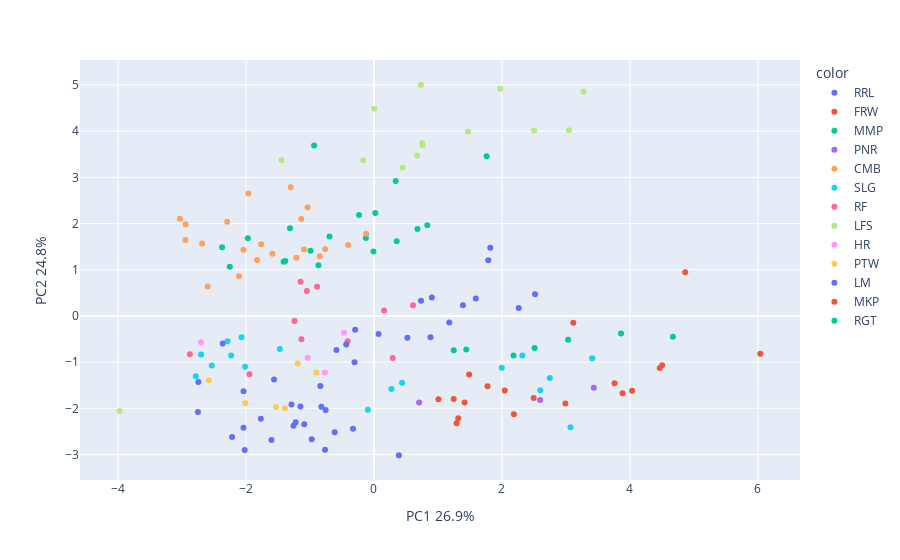

The code cell stored with this chart in its notebook:
### Markdown cell above
## By Site Soil Nutrient PCA

### Code cell
X = df[nutrients]

pca = PCA(n_components=2)
components = pca.fit_transform(X)

fig = px.scatter(components, x=0, y=1, color=df['site_id'])
fig.update_layout(
    xaxis_title="PC1 " + str(round(100*pca.explained_variance_ratio_[0], 1)) + '%',
    yaxis_title="PC2 " + str(round(100*pca.explained_variance_ratio_[1], 1)) + '%')
fig.show()

### Figure 1 — Plotly figure (JSON) as saved in the notebook; plotly's stock layout.template omitted (floating-point values rounded to 4 significant figures)
{"data": [{"hovertemplate": "color=RRL<br>0=%{x}<br>1=%{y}<extra></extra>", "legendgroup": "RRL", "marker": {"color": "#636efa", "symbol": "circle"}, "mode": "markers", "name": "RRL", "orientation": "v", "showlegend": true, "type": "scatter", "x": [0.389, -2.04, -1.259, -0.328, -2.218, -0.6139, -1.15, -1.289, -0.7645, -1.562, -0.7557, -2.752, -0.8386, -1.225, -2.021, -1.602, -1.09, -0.9735, -1.769], "xaxis": "x", "y": [-3.017, -2.419, -2.376, -2.444, -2.62, -2.517, -1.958, -1.917, -2.896, -1.374, -2.036, -2.08, -1.517, -2.303, -2.903, -2.688, -2.345, -2.667, -2.226], "yaxis": "y"}, {"hovertemplate": "color=FRW<br>0=%{x}<br>1=%{y}<extra></extra>", "legendgroup": "FRW", "marker": {"color": "#EF553B", "symbol": "circle"}, "mode": "markers", "name": "FRW", "orientation": "v", "showlegend": true, "type": "scatter", "x": [1.774, 1.416, 2.044, 2.496, 1.487, 2.992, 1.008, 1.246, 1.291, 1.317, 2.186], "xaxis": "x", "y": [-1.523, -1.874, -1.616, -1.777, -1.27, -1.894, -1.805, -1.797, -2.323, -2.213, -2.128], "yaxis": "y"}, {"hovertemplate": "color=MMP<br>0=%{x}<br>1=%{y}<extra></extra>", "legendgroup": "MMP", "marker": {"color": "#00cc96", "symbol": "circle"}, "mode": "markers", "name": "MMP", "orientation": "v", "showlegend": true, "type": "scatter", "x": [0.02065, -0.9363, 0.8326, -0.6952, -1.971, -0.127, 0.3393, -0.008228, -0.8685, -2.375, -1.313, -2.254, 0.6801, -0.2337, -1.412, -0.9918, 0.3547, -1.387, 1.761], "xaxis": "x", "y": [2.23, 3.691, 1.965, 1.723, 1.682, 1.689, 2.921, 1.394, 1.096, 1.488, 1.901, 1.063, 1.882, 2.185, 1.174, 1.414, 1.618, 1.188, 3.46], "yaxis": "y"}, {"hovertemplate": "color=PNR<br>0=%{x}<br>1=%{y}<extra></extra>", "legendgroup": "PNR", "marker": {"color": "#ab63fa", "symbol": "circle"}, "mode": "markers", "name": "PNR", "orientation": "v", "showlegend": true, "type": "scatter", "x": [2.598, 0.7055, 3.435], "xaxis": "x", "y": [-1.821, -1.877, -1.555], "yaxis": "y"}, {"hovertemplate": "color=CMB<br>0=%{x}<br>1=%{y}<extra></extra>", "legendgroup": "CMB", "marker": {"color": "#FFA15A", "symbol": "circle"}, "mode": "markers", "name": "CMB", "orientation": "v", "showlegend": true, "type": "scatter", "x": [-2.687, -1.964, -1.301, -2.946, -2.041, -2.109, -1.038, -0.7618, -1.212, -2.295, -1.137, -1.588, -0.122, -3.034, -0.4036, -1.094, -2.944, -0.8487, -1.828, -1.763, -2.6], "xaxis": "x", "y": [1.571, 2.653, 2.785, 1.645, 1.431, 0.8586, 2.35, 1.444, 1.258, 2.042, 2.098, 1.349, 1.777, 2.105, 1.534, 1.439, 1.987, 1.293, 1.211, 1.554, 0.64], "yaxis": "y"}, {"hovertemplate": "color=SLG<br>0=%{x}<br>1=%{y}<extra></extra>", "legendgroup": "SLG", "marker": {"color": "#19d3f3", "symbol": "circle"}, "mode": "markers", "name": "SLG", "orientation": "v", "showlegend": true, "type": "scatter", "x": [-2.785, 1.997, -2.233, 2.599, -2.071, -0.09528, -2.29, 3.41, -2.702, 0.4397, -2.536, 3.071, -2.014, 2.748, -1.472, 0.2727, 2.319], "xaxis": "x", "y": [-1.307, -1.123, -0.8579, -1.61, -0.4588, -2.032, -0.5495, -0.9166, -0.8341, -1.447, -1.075, -2.408, -1.099, -1.346, -0.7168, -1.582, -0.854], "yaxis": "y"}, {"hovertemplate": "color=RF<br>0=%{x}<br>1=%{y}<extra></extra>", "legendgroup": "RF", "marker": {"color": "#FF6692", "symbol": "circle"}, "mode": "markers", "name": "RF", "orientation": "v", "showlegend": true, "type": "scatter", "x": [-2.879, -1.134, -1.048, -1.947, -0.4109, 0.1588, -0.8895, 0.292, -1.148, 0.6099, -1.242], "xaxis": "x", "y": [-0.8279, -0.5072, 0.5418, -1.263, -0.5483, 0.1197, 0.6325, -0.9121, 0.7385, 0.2308, -0.1107], "yaxis": "y"}, {"hovertemplate": "color=LFS<br>0=%{x}<br>1=%{y}<extra></extra>", "legendgroup": "LFS", "marker": {"color": "#B6E880", "symbol": "circle"}, "mode": "markers", "name": "LFS", "orientation": "v", "showlegend": true, "type": "scatter", "x": [-1.444, 1.973, -0.1682, 2.502, 0.4466, 0.675, 3.277, 0.7539, 3.048, 1.469, 0.7327, 0.003247, -3.974, 0.7586], "xaxis": "x", "y": [3.372, 4.917, 3.369, 4.015, 3.212, 3.476, 4.855, 3.743, 4.021, 3.986, 5.006, 4.484, -2.06, 3.694], "yaxis": "y"}, {"hovertemplate": "color=HR<br>0=%{x}<br>1=%{y}<extra></extra>", "legendgroup": "HR", "marker": {"color": "#FF97FF", "symbol": "circle"}, "mode": "markers", "name": "HR", "orientation": "v", "showlegend": true, "type": "scatter", "x": [-1.036, -0.4682, -0.7662, -2.704], "xaxis": "x", "y": [-0.9072, -0.3634, -1.223, -0.5678], "yaxis": "y"}, {"hovertemplate": "color=PTW<br>0=%{x}<br>1=%{y}<extra></extra>", "legendgroup": "PTW", "marker": {"color": "#FECB52", "symbol": "circle"}, "mode": "markers", "name": "PTW", "orientation": "v", "showlegend": true, "type": "scatter", "x": [-2.581, -2.01, -1.392, -1.529, -0.9015, -1.193], "xaxis": "x", "y": [-1.391, -1.89, -1.999, -1.971, -1.226, -1.028], "yaxis": "y"}, {"hovertemplate": "color=LM<br>0=%{x}<br>1=%{y}<extra></extra>", "legendgroup": "LM", "marker": {"color": "#636efa", "symbol": "circle"}, "mode": "markers", "name": "LM", "orientation": "v", "showlegend": true, "type": "scatter", "x": [-2.039, 1.591, 1.39, -0.3038, 2.517, -0.4342, -2.365, 1.177, 1.817, 2.261, 1.786, -0.8223, -2.745, 0.8832, 0.07192, -0.2944, 0.5217, 0.7353, 0.9039, -0.587], "xaxis": "x", "y": [-1.631, 0.3785, 0.2306, -1.004, 0.4707, -0.6159, -0.5978, -0.1417, 1.477, 0.174, 1.207, -1.967, -1.43, -0.4593, -0.3898, -0.3011, -0.4696, 0.3272, 0.3977, -0.7352], "yaxis": "y"}, {"hovertemplate": "color=MKP<br>0=%{x}<br>1=%{y}<extra></extra>", "legendgroup": "MKP", "marker": {"color": "#EF553B", "symbol": "circle"}, "mode": "markers", "name": "MKP", "orientation": "v", "showlegend": true, "type": "scatter", "x": [6.037, 3.115, 4.865, 3.76, 4.467, 3.884, 4.503, 4.034], "xaxis": "x", "y": [-0.8167, -0.1477, 0.9435, -1.459, -1.125, -1.672, -1.066, -1.621], "yaxis": "y"}, {"hovertemplate": "color=RGT<br>0=%{x}<br>1=%{y}<extra></extra>", "legendgroup": "RGT", "marker": {"color": "#00cc96", "symbol": "circle"}, "mode": "markers", "name": "RGT", "orientation": "v", "showlegend": true, "type": "scatter", "x": [3.034, 2.181, 2.51, 1.246, 1.442, 4.673, 3.861], "xaxis": "x", "y": [-0.5135, -0.8565, -0.6941, -0.7405, -0.7282, -0.4514, -0.3826], "yaxis": "y"}], "layout": {"legend": {"title": {"text": "color"}, "tracegroupgap": 0}, "margin": {"t": 60}, "xaxis": {"anchor": "y", "domain": [0, 1], "title": {"text": "PC1 26.9%"}}, "yaxis": {"anchor": "x", "domain": [0, 1], "title": {"text": "PC2 24.8%"}}}}
